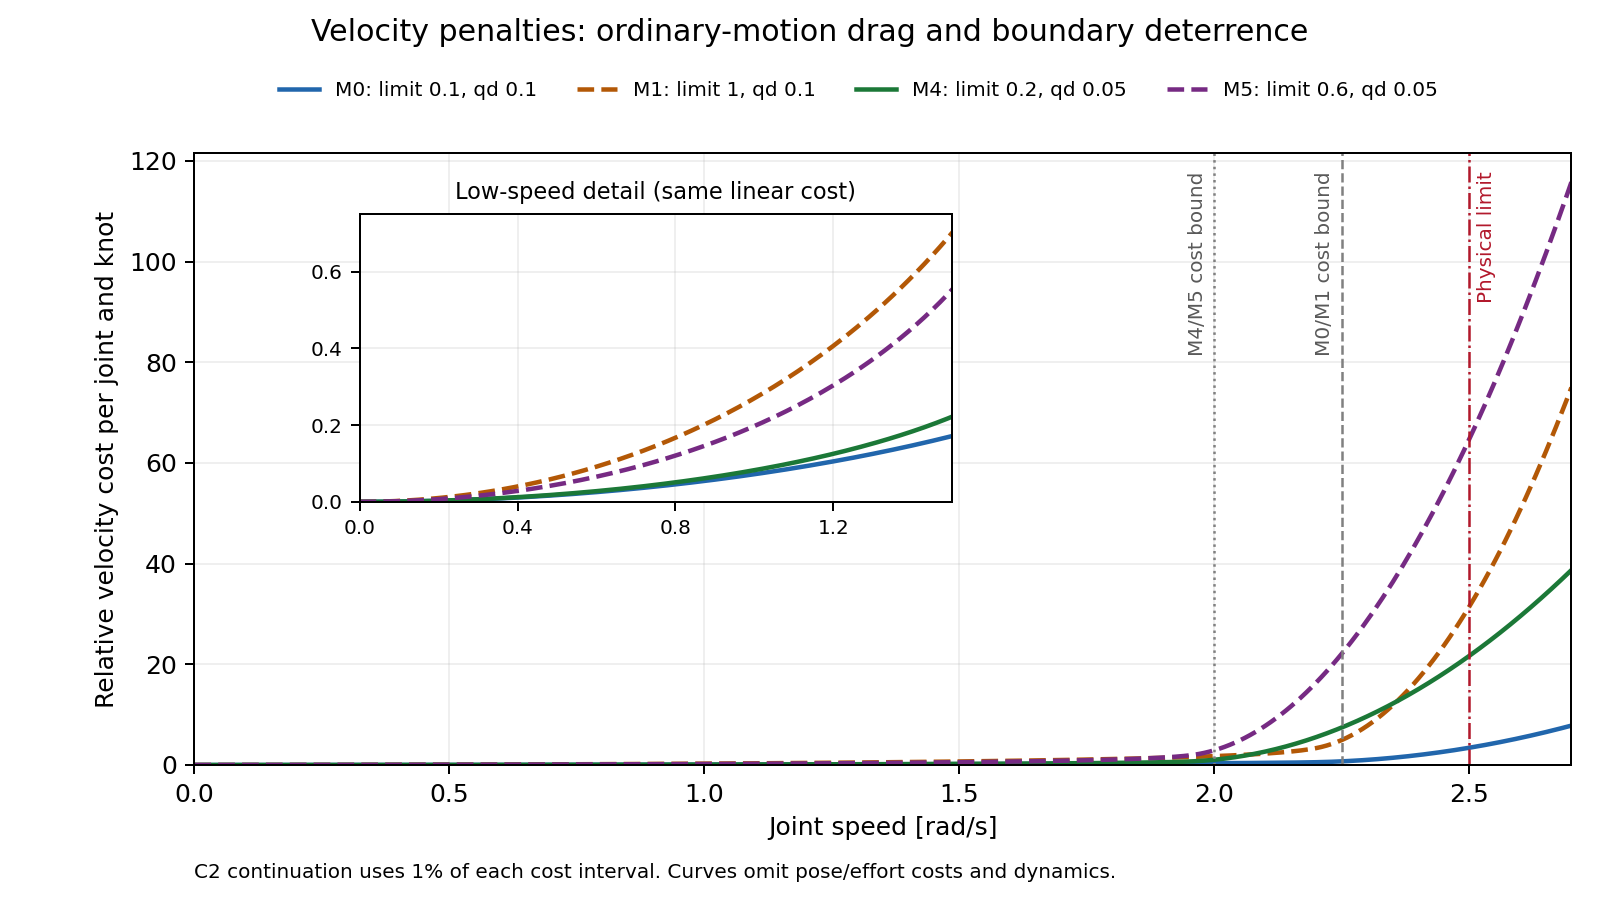

This figure's Python source:
#!/usr/bin/env python3
"""One CPU-only velocity-cost figure; --plot-only regenerates from compact CSV."""
import argparse
import csv
import hashlib
import json
from pathlib import Path

HERE = Path(__file__).resolve().parent
CASES = [("M0",2.25,.1,.1),("M1",2.25,1.,.1),
         ("M4",2.,.2,.05),("M5",2.,.6,.05)]


def sha(path):
    return hashlib.sha256(Path(path).read_bytes()).hexdigest()


def main():
    parser = argparse.ArgumentParser(description=__doc__)
    parser.add_argument("--output",type=Path,default=HERE)
    parser.add_argument("--plot-only",action="store_true")
    args = parser.parse_args()
    args.output.mkdir(parents=True,exist_ok=True)
    csv_path = args.output/"velocity_cost_curve.csv"
    if not args.plot_only:
        from cost_scaling import barrier,HELPER_SHA256
        rows = []
        for name,bound,weight,qd in CASES:
            center = barrier(0.,-bound,bound)[0]
            for step in range(271):
                speed = step/100
                limit = weight*(barrier(speed,-bound,bound)[0]-center)
                ordinary = .5*qd*speed*speed
                rows.append(dict(configuration=name,velocity_rad_s=speed,
                    cost_bound_rad_s=bound,vel_lim_cost=weight,qd_cost=qd,
                    relative_limit_cost=limit,ordinary_qd_cost=ordinary,
                    total_velocity_cost=limit+ordinary))
        with csv_path.open("w",newline="") as f:
            writer = csv.DictWriter(f,fieldnames=list(rows[0]),lineterminator="\n")
            writer.writeheader();writer.writerows(rows)
        metadata = dict(scope="One joint at one knot: reviewed C2 limit cost relative to center plus ordinary qd quadratic",
            helper_sha256=HELPER_SHA256,csv_sha256=sha(csv_path),script_sha256=sha(__file__),
            curves=[dict(configuration=n,cost_bound_rad_s=b,vel_lim_cost=w,qd_cost=q) for n,b,w,q in CASES],
            speed_grid_rad_s=dict(start=0.,stop=2.7,step=.01),physical_limit_rad_s=2.5,
            plotting_only="No objective ranking across methods; each curve uses that method's scalar weights. Other objective terms and dynamics excluded.")
        (args.output/"velocity_cost_curve.json").write_text(json.dumps(metadata,indent=2)+"\n")
    with csv_path.open() as f:
        rows = list(csv.DictReader(f))
    import matplotlib
    matplotlib.use("Agg")
    import matplotlib.pyplot as plt
    from matplotlib.ticker import MaxNLocator
    colors = {"M0":"#2166ac","M1":"#b35806","M4":"#1b7837","M5":"#762a83"}
    styles = {"M0":"-","M1":"--","M4":"-","M5":"--"}
    fig,ax = plt.subplots(figsize=(9.0,5.0))
    inset = ax.inset_axes([.12,.43,.43,.47])
    for name,bound,weight,qd in CASES:
        selected = [r for r in rows if r["configuration"]==name]
        x = [float(r["velocity_rad_s"]) for r in selected]
        y = [float(r["total_velocity_cost"]) for r in selected]
        label = f"{name}: limit {weight:g}, qd {qd:g}"
        for target in (ax,inset):
            target.plot(x,y,color=colors[name],linestyle=styles[name],linewidth=1.8,
                        label=label if target is ax else None)
    for bound,label,style in [(2.,"M4/M5 cost bound",":"),(2.25,"M0/M1 cost bound","--")]:
        ax.axvline(bound,color="0.5",linestyle=style,linewidth=1)
        ax.text(bound-.015,.97,label,transform=ax.get_xaxis_transform(),rotation=90,
                va="top",ha="right",fontsize=8,color="0.35")
    ax.axvline(2.5,color="#b2182b",linestyle="-.",linewidth=1)
    ax.text(2.5+.015,.97,"Physical limit",transform=ax.get_xaxis_transform(),rotation=90,
            va="top",ha="left",fontsize=8,color="#b2182b")
    ax.set(xlim=(0.,2.7),ylim=(0.,None),xlabel="Joint speed [rad/s]",
           ylabel="Relative velocity cost per joint and knot")
    ax.grid(alpha=.2)
    fig.suptitle("Velocity penalties: ordinary-motion drag and boundary deterrence",fontsize=12,y=.98)
    fig.legend(*ax.get_legend_handles_labels(),loc="upper center",bbox_to_anchor=(.53,.93),
               ncol=4,fontsize=8,frameon=False)
    inset.set(xlim=(0.,1.5),ylim=(0.,.75),title="Low-speed detail (same linear cost)")
    inset.title.set_fontsize(9);inset.tick_params(labelsize=8);inset.grid(alpha=.2)
    inset.xaxis.set_major_locator(MaxNLocator(4));inset.yaxis.set_major_locator(MaxNLocator(4))
    fig.text(.12,.025,"C2 continuation uses 1% of each cost interval. Curves omit pose/effort costs and dynamics.",fontsize=8)
    fig.subplots_adjust(left=.12,right=.97,bottom=.15,top=.83)
    fig.savefig(args.output/"velocity_cost_curve.png",dpi=180)
    fig.savefig(args.output/"velocity_cost_curve.pdf")
    plt.close(fig)
    print(json.dumps(dict(output=str(args.output),rows=len(rows))))


if __name__ == "__main__":
    main()
